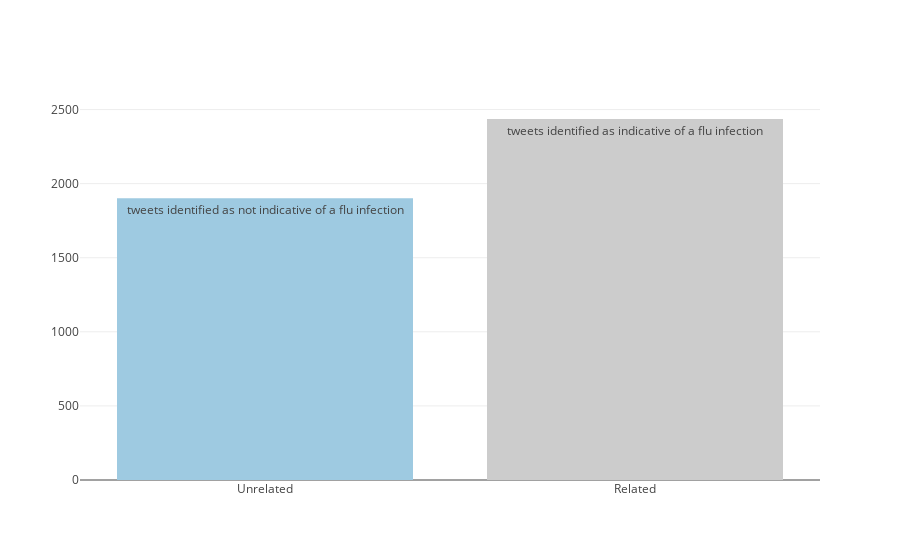

Here is the notebook cell this chart was saved with:
### Code cell
data = [
    go.Bar(
        x=['Unrelated', 'Related'], # assign x as the dataframe column 'x'
        y=test['counts'],
        text=['tweets identified as not indicative of a flu infection', 'tweets identified as indicative of a flu infection'],
        marker=dict(color=['rgb(158,202,225)','rgba(204,204,204,1)']),
#         title='Status Distribution of Annotated Tweets'
    )
]
plotly.offline.iplot(data)

### Figure 1 — Plotly figure (JSON) as saved in the notebook; plotly's stock layout.template omitted (floating-point values rounded to 4 significant figures)
{"data": [{"marker": {"color": ["rgb(158,202,225)", "rgba(204,204,204,1)"]}, "text": ["tweets identified as not indicative of a flu infection", "tweets identified as indicative of a flu infection"], "type": "bar", "x": ["Unrelated", "Related"], "y": [1901, 2436]}], "layout": {}}
